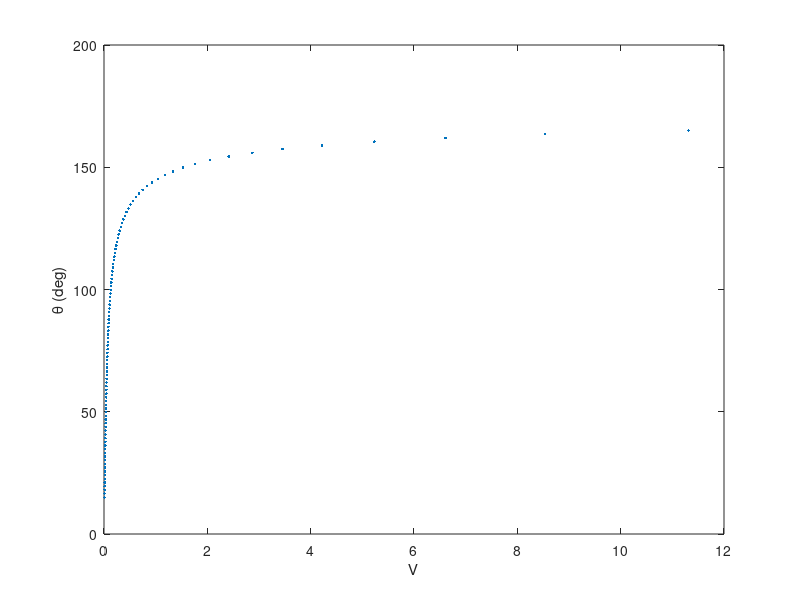
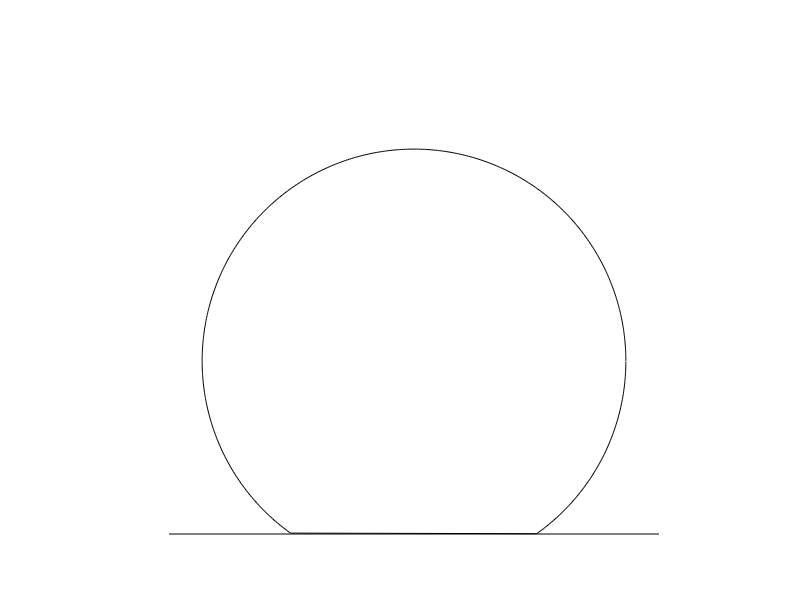

Write MATLAB code to recreate these figures, in order.
clear all
close all

r=0.25;
thetas=linspace(1/12*pi,11/12*pi,100);
Vs=pi*r^3./(sin(thetas)).^3.*(1-cos(thetas)).^2.*(2+cos(thetas));
plot(Vs,thetas/pi*180,'.')
xlabel('V')
ylabel('\theta (deg)')
close

figure


for V=0.01:0.01:1;
  theta=interp1(Vs,thetas,V);
  theta_deg=theta/pi*180;
  R=r/sin(theta);
  x=[];
  y=[];
  for phi=0:0.01:2*pi
    x(end+1)=R*cos(phi);
    y(end+1)=R*sin(phi)+R*sin(theta-pi/2);
  endfor
  plot(x(y>0),y(y>0),'-k');
  hold on
  plot([-2 2],[0 0],'-k');
  hold off
  ylim([0 1])
  xlim([-0.5 0.5])
  axis off
  axis square
  pause(0.1)
endfor

